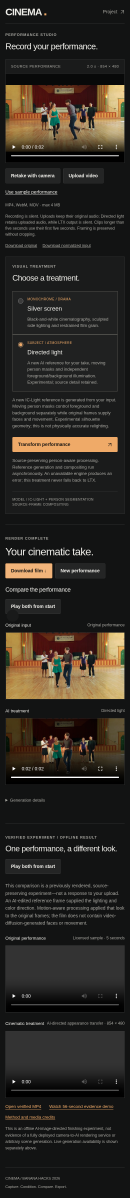
#> input picture submission/assets/actual-mobile.png, 390 x 3592 px, given in place of contact-frame.png, which was not available (shown at 1/3 size)
$ python make-final-contacts.py ../submission/assets/actual-mobile.png ../submission/assets/actual-upload.png
#> lines starting #> are read from the running program, lines starting #| are printed output that depends on the picture; pictures that were not available may be replaced by others from this repository, and a replacement may not be noted
"""Compare user-preferred footage against actual final exports at matched edit points."""
from PIL import Image,ImageDraw,ImageFont
from pathlib import Path
import subprocess,argparse
out=Path('out/final');font=ImageFont.truetype('/usr/share/fonts/truetype/dejavu/DejaVuSans.ttf',16)
def frame(path,n):
#> called with path = '../submission/assets/actual-mobile.png', n = 8
    target=out/'contact-frame.png'
    subprocess.run(['ffmpeg','-hide_banner','-loglevel','error','-y','-i',str(path),'-vf',f'select=eq(n\\,{n})','-frames:v','1',str(target)],check=True)
#> (this line was passed over: subprocess is not available in this run)
    return Image.open(target).convert('RGB').resize((320,180))
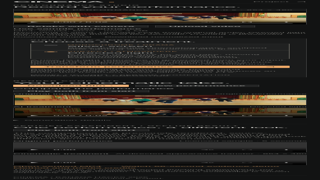
#> returned value: PIL image 320x180 RGB; mean R, G, B 45, 40.8, 35.2
def comparison(name,before,after,bframes,aframes,before_label,offset=0):
    sheet=Image.new('RGB',(320*len(bframes),480),'#090b0c');draw=ImageDraw.Draw(sheet)
    for row,(path,frames,label) in enumerate([(before,bframes,before_label),(after,aframes,'AFTER · INTO THE FRAME · RECOMMENDED')]):
        y=row*240;draw.text((12,y+7),label,font=font,fill='#efaa68')
        for k,n in enumerate(frames):
            sheet.paste(frame(path,n),(320*k,y+34));draw.text((320*k+10,y+218),f'{(n-(offset if row==0 else 0))/24:.2f}s',font=font,fill='#aaa49a')
#> after `sheet.paste(frame(path, n), (320 * k, y + 34))`:
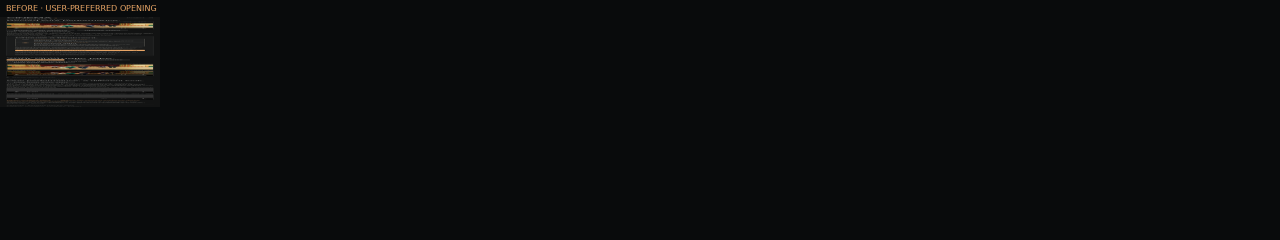
#> sheet: PIL image 2560x480 RGB (shown at 1/2 size); mean R, G, B 10.9, 12.5, 13.2
    sheet.save(out/name,quality=95)
if __name__=='__main__':
    parser=argparse.ArgumentParser();parser.add_argument('preferred_opening');parser.add_argument('previous_combined');args=parser.parse_args()
    points=[8,18,32,46,58,69,85,105]
#> (the run stopped early here; a loop or call above may not have finished)

$ run again, on submission/assets/actual-upload.png
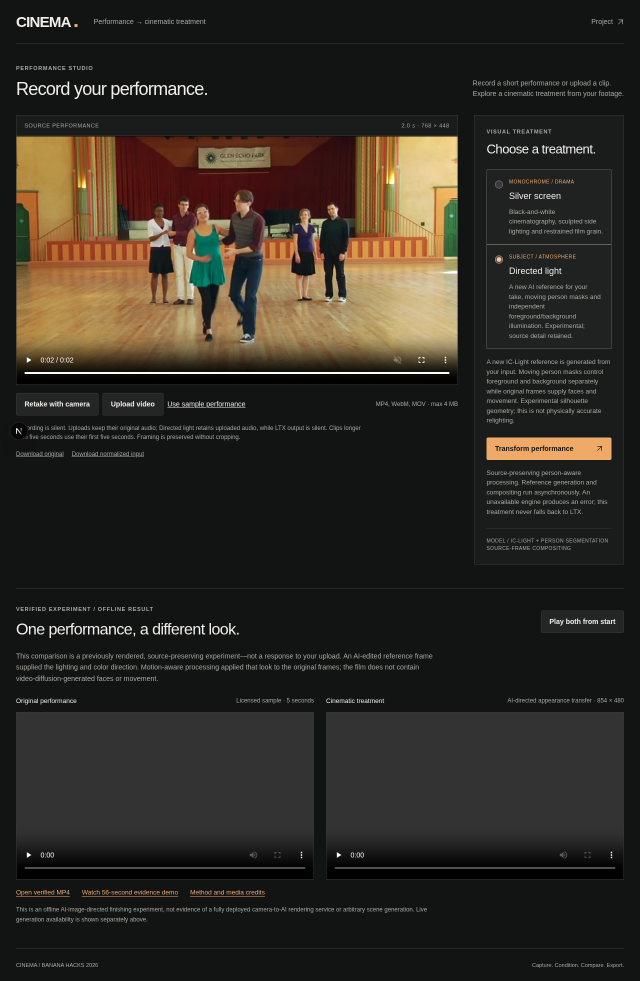
#> input picture submission/assets/actual-upload.png, 1280 x 1962 px, given in place of contact-frame.png, which was not available (shown at 1/2 size)
#> in frame, `return Image.open(target).convert('RGB').resize((320,180))`:
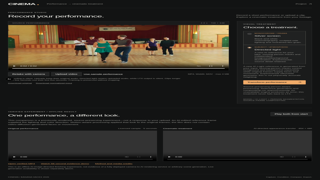
#> returned value: PIL image 320x180 RGB; mean R, G, B 46.7, 41.7, 35.4
#> in comparison, `sheet.paste(frame(path, n), (320 * k, y + 34))`:
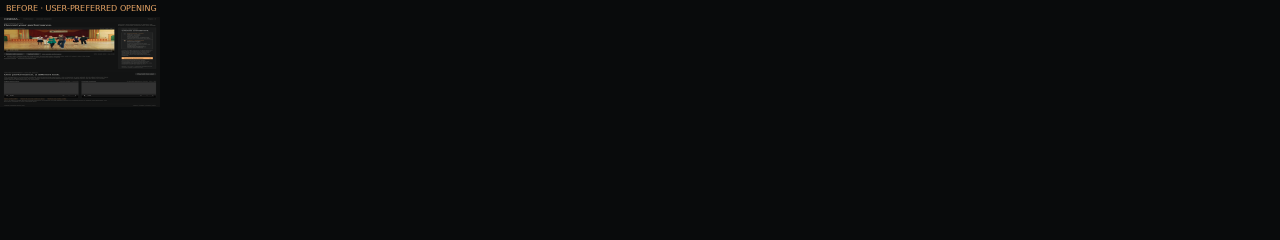
#> sheet: PIL image 2560x480 RGB (shown at 1/2 size); mean R, G, B 11, 12.6, 13.2
